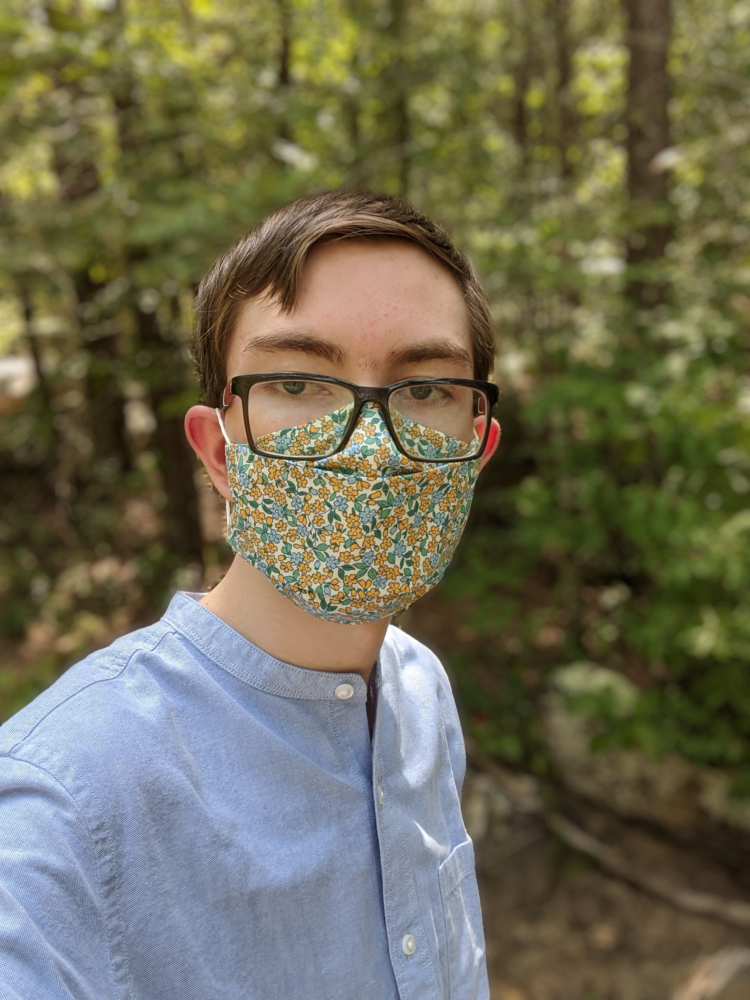
#> input picture A03/Assignment/input/image1.png, 750 x 1000 px
$ python program.py   (older library calls are emulated)
#> lines starting #> are read from the running program, lines starting #| are printed output that depends on the picture
#https://en.wikipedia.org/wiki/Kernel_(image_processing)

import numpy as np
import cv2

def show(img,wait=0,destroy=True):
    img=np.uint8(img)
    cv2.imshow("image",img)
    cv2.waitKey(wait)
    if destroy:
        cv2.destroyAllWindows()

def normalize(img):
    out=img*1.0
    out-=out.min()
    out/=out.max()
    out*=255.999
    return np.uint8(out)

# print(dir(cv2))
img=cv2.imread("input/image1.png")
#> img is the input picture: shape (1000, 750, 3); mean B, G, R 84.6, 107.3, 110.6

# 1A: Develop a 3x3, 7x7, 1x7, and 1x3 Box Blur
box3x3kernel=np.float64([[1/9,1/9,1/9],
                         [1/9,1/9,1/9],
                         [1/9,1/9,1/9]])
box7x7kernel=np.float64([[1/49,1/49,1/49,1/49,1/49,1/49,1/49],
                         [1/49,1/49,1/49,1/49,1/49,1/49,1/49],
                         [1/49,1/49,1/49,1/49,1/49,1/49,1/49],
                         [1/49,1/49,1/49,1/49,1/49,1/49,1/49],
                         [1/49,1/49,1/49,1/49,1/49,1/49,1/49],
                         [1/49,1/49,1/49,1/49,1/49,1/49,1/49],
                         [1/49,1/49,1/49,1/49,1/49,1/49,1/49]])
box1x7kernel=np.float64([[1/7,1/7,1/7,1/7,1/7,1/7,1/7]])
box1x3kernel=np.float64([[1/3,1/3,1/3]])

pic_1_2_1=normalize(cv2.filter2D(img,cv2.CV_64F,box3x3kernel))
pic_1_2_2=normalize(cv2.filter2D(img,cv2.CV_64F,box7x7kernel))
pic_1_2_3=normalize(cv2.filter2D(img,cv2.CV_64F,box1x7kernel))
pic_1_2_4=normalize(cv2.filter2D(img,cv2.CV_64F,box1x3kernel))

cv2.imwrite("output/pic_1_2_1.png",pic_1_2_1)
cv2.imwrite("output/pic_1_2_2.png",pic_1_2_2)
cv2.imwrite("output/pic_1_2_3.png",pic_1_2_3)
cv2.imwrite("output/pic_1_2_4.png",pic_1_2_4)

# 1B: Using the 7x7 kernel try out all the different edge effects (Wrap, Reflect, Constant, Replicate, Default/Reflect101).

pic_1_3_1=normalize(cv2.filter2D(img,cv2.CV_64F,box7x7kernel,borderType=cv2.BORDER_REFLECT))
pic_1_3_2=normalize(cv2.filter2D(img,cv2.CV_64F,box7x7kernel,borderType=cv2.BORDER_CONSTANT))
#> in normalize (call 6), `out=img*1.0`:
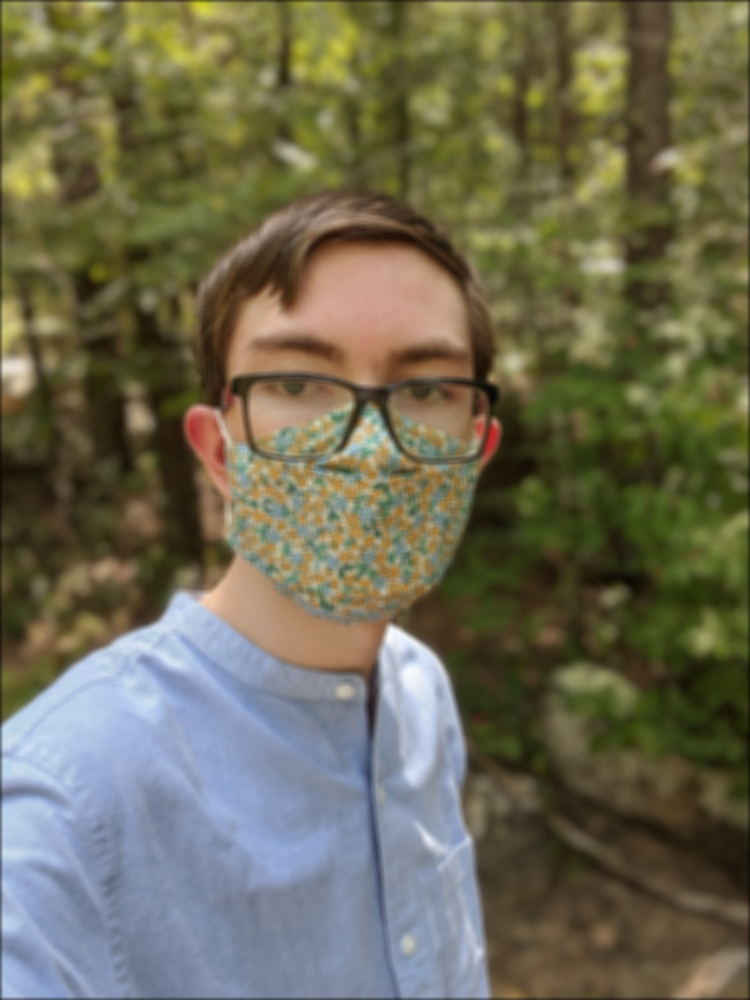
#> out: shape (1000, 750, 3) float64; mean of channels 0, 1, 2 84.3, 106.9, 110.2; drawn as B, G, R
pic_1_3_3=normalize(cv2.filter2D(img,cv2.CV_64F,box7x7kernel,borderType=cv2.BORDER_REPLICATE))
pic_1_3_4=normalize(cv2.filter2D(img,cv2.CV_64F,box7x7kernel,borderType=cv2.BORDER_REFLECT101))

cv2.imwrite("output/pic_1_3_1.png",pic_1_3_1)
cv2.imwrite("output/pic_1_3_2.png",pic_1_3_2)
cv2.imwrite("output/pic_1_3_3.png",pic_1_3_3)
cv2.imwrite("output/pic_1_3_4.png",pic_1_3_4)

# 1C: Apply the 1x7 followed by it transposed. Do a diff with the application of the full 7x7. Find max & min.
transpose=box1x7kernel.T@box1x7kernel
pic_1_4_1=normalize(cv2.filter2D(img,cv2.CV_64F,transpose))
diff=cv2.subtract(pic_1_2_3,pic_1_4_1)
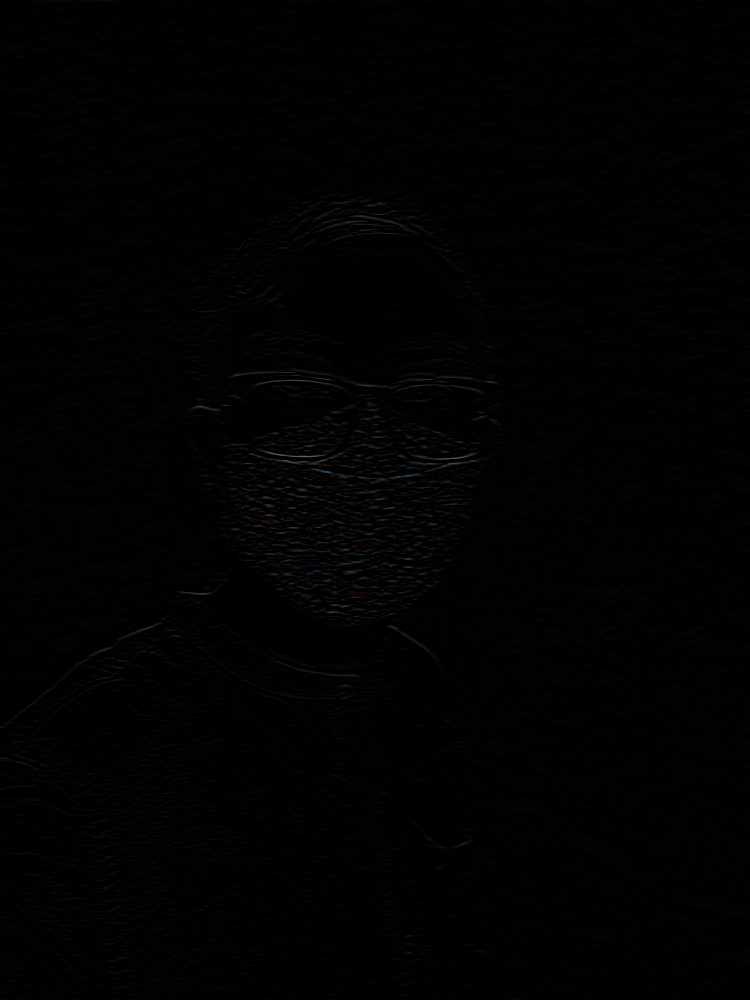
#> diff: shape (1000, 750, 3); mean B, G, R 1.6, 1.4, 1.4
cv2.imwrite("output/pic_1_4.png",diff)
print("Max:")
print(diff.max())
#| 100
print("Min:")
print(diff.min())
#| 0

# Gausian Blur
# 2A: Develop a 3x3, 7x7, 1x7, and 1x3 Gaussian Blur

#gauss3x3=cv2.getGaussianKernel(3,-1)

gauss3x3kernel=np.float64([[0.0625,0.125,0.0625],
                           [0.125,0.25,0.125],
                           [0.0625,0.125,0.0625]])
gauss7x7kernel=np.float64([[0.00097656,0.00341797,0.00683594,0.00878906,0.00683594,0.00341797,0.00097656],
                           [0.00341797,0.01196289,0.02392578,0.03076172,0.02392578,0.01196289,0.00341797],
                           [0.00683594,0.02392578,0.04785156,0.06152344,0.04785156,0.02392578,0.00683594],
                           [0.00878906,0.03076172,0.06152344,0.07910156,0.06152344,0.03076172,0.00878906],
                           [0.00683594,0.02392578,0.04785156,0.06152344,0.04785156,0.02392578,0.00683594],
                           [0.00341797,0.01196289,0.02392578,0.03076172,0.02392578,0.01196289,0.00341797],
                           [0.00097656,0.00341797,0.00683594,0.00878906,0.00683594,0.00341797,0.00097656]])
gauss1x7kernel=np.float64([[0.03125,0.109375,0.21875,0.28125,0.21875,0.109375,0.03125]])
gauss1x3kernel=np.float64([[0.25,0.5,0.25]])

pic_2_2_1=normalize(cv2.filter2D(img,cv2.CV_64F,gauss3x3kernel))
pic_2_2_2=normalize(cv2.filter2D(img,cv2.CV_64F,gauss7x7kernel))
pic_2_2_3=normalize(cv2.filter2D(img,cv2.CV_64F,gauss1x7kernel))
pic_2_2_4=normalize(cv2.filter2D(img,cv2.CV_64F,gauss1x3kernel))

cv2.imwrite("output/pic_2_2_1.png",pic_2_2_1)
cv2.imwrite("output/pic_2_2_2.png",pic_2_2_2)
cv2.imwrite("output/pic_2_2_3.png",pic_2_2_3)
cv2.imwrite("output/pic_2_2_4.png",pic_2_2_4)

# 2B: Using the 7x7 kernel try out all the different edge effects (Wrap, Reflect, Constant, Replicate, Default/Reflect101).
pic_2_3_1=normalize(cv2.filter2D(img,cv2.CV_64F,gauss7x7kernel,borderType=cv2.BORDER_REFLECT))
pic_2_3_2=normalize(cv2.filter2D(img,cv2.CV_64F,gauss7x7kernel,borderType=cv2.BORDER_CONSTANT))
pic_2_3_3=normalize(cv2.filter2D(img,cv2.CV_64F,gauss7x7kernel,borderType=cv2.BORDER_REPLICATE))
pic_2_3_4=normalize(cv2.filter2D(img,cv2.CV_64F,gauss7x7kernel,borderType=cv2.BORDER_REFLECT101))

cv2.imwrite("output/pic_2_3_1.png",pic_2_3_1)
cv2.imwrite("output/pic_2_3_2.png",pic_2_3_2)
cv2.imwrite("output/pic_2_3_3.png",pic_2_3_3)
cv2.imwrite("output/pic_2_3_4.png",pic_2_3_4)

# 2C: Apply the 1x7 followed by it transposed. Do a diff with the application of the full 7x7. Find max & min.
transpose=gauss1x7kernel.T@gauss1x7kernel
pic_2_4_1=normalize(cv2.filter2D(img,cv2.CV_64F,transpose))
diff=normalize(cv2.subtract(pic_2_2_3,pic_2_4_1))
cv2.imwrite("output/pic_2_4.png",diff)
print("Max:")
print(diff.max())
#| 255
print("Min:")
print(diff.min())
#| 0

# 3A: Make a 3x3, 5x5, 7x7, and a 9x9 sharpen kernel.

sharpen3x3kernel=np.float64([[0,-1,0],
                             [-1,5,-1],
                             [0,-1,0]])
# realsharpen3x3kernel=-1*np.ones((3,3),dtype=np.float64)
# realsharpen3x3kernel[[1],[1]]=9
# print(realsharpen3x3kernel)

#sharpen kernel: -1 all around the square of the length, i.e. -1 around a 25 in 5x5

sharpen5x5kernel=np.float64([[0,0,-1,0,0],
                             [0,-1,-2,-1,0],
                             [-1,-2,17,-2,-1],
                             [0,-1,-2,-1,0],
                             [0,0,-1,0,0]])
sharpen7x7kernel=np.float64([[0,0,-1,-2,-1,0,0],
                             [0,-1,-2,-3,-2,-1,0],
                             [-1,-2,-3,-4,-3,-2,-1],
                             [-2,-3,-4,76,-4,-3,-2],
                             [-1,-2,-3,-4,-3,-2,-1],
                             [0,-1,-2,-3,-2,-1,0],
                             [0,0,-1,-2,-1,0,0]])
sharpen9x9kernel=np.float64([[0,0,-1,-2,-3,-2,-1,0,0],
                             [0,-1,-2,-3,-4,-3,-2,-1,0],
                             [-1,-2,-3,-4,-5,-4,-3,-2,-1],
                             [-2,-3,-4,-5,162,-5,-4,-3,-2],
                             [-1,-2,-3,-4,-5,-4,-3,-2,-1],
                             [0,-1,-2,-3,-4,-3,-2,-1,0],
                             [0,0,-1,-2,-3,-2,-1,0,0]])

pic_3_2_1=normalize(cv2.filter2D(img,cv2.CV_64F,sharpen3x3kernel))
pic_3_2_2=normalize(cv2.filter2D(img,cv2.CV_64F,sharpen5x5kernel))
pic_3_2_3=normalize(cv2.filter2D(img,cv2.CV_64F,sharpen7x7kernel))
pic_3_2_4=normalize(cv2.filter2D(img,cv2.CV_64F,sharpen9x9kernel))

cv2.imwrite("output/pic_3_2_1.png",pic_3_2_1)
cv2.imwrite("output/pic_3_2_2.png",pic_3_2_2)
cv2.imwrite("output/pic_3_2_3.png",pic_3_2_3)
cv2.imwrite("output/pic_3_2_4.png",pic_3_2_4)

pic_3_2_2=normalize(cv2.filter2D(img,cv2.CV_64F,sharpen5x5kernel))
for x in range(0,10):
    pic_3_2_2 = normalize(cv2.filter2D(pic_3_2_2, cv2.CV_64F, sharpen5x5kernel))

cv2.imwrite("output/superSharpen.png",pic_3_2_2)

# Make an edge kernel and apply it.  Normalize the result. pic_4_1.png.

edgeKernel=np.float64([[-1,-1,-1],
                       [-1,8,-1],
                       [-1,-1,-1]])
pic_4_1=normalize(cv2.filter2D(img,cv2.CV_64F,edgeKernel))
cv2.imwrite("output/pic_4_1.png",pic_4_1)

# Make a diagonal edge kernel and apply it.  pic_4_2.png
dedgeKernel=np.float64([[1,0,-1],
                       [0,0,0],
                       [-1,0,1]])
pic_4_2=normalize(cv2.filter2D(img,cv2.CV_64F,dedgeKernel))
cv2.imwrite("output/pic_4_2.png",pic_4_2)


# Seward Blurs
k1=np.ones((1,25),dtype=np.float64)
k2=np.ones((25,25),dtype=np.float64)
k1/=k1.sum()
k2/=k2.sum()
out1=cv2.filter2D(img,-1,k2)
out2=cv2.filter2D(img,cv2.CV_64F,k1)
out2=cv2.filter2D(out2,cv2.CV_64F,k1.T)
out2=np.uint8(out2)
show(out1)
show(out2)
diff=out1*1.0-out2
print(diff.max(),diff.min())
#| 1.0 0.0
show(normalize(diff))

$ run again, with A03/Assignment/input/image2.jpg saved as A03/Assignment/input/image1.png
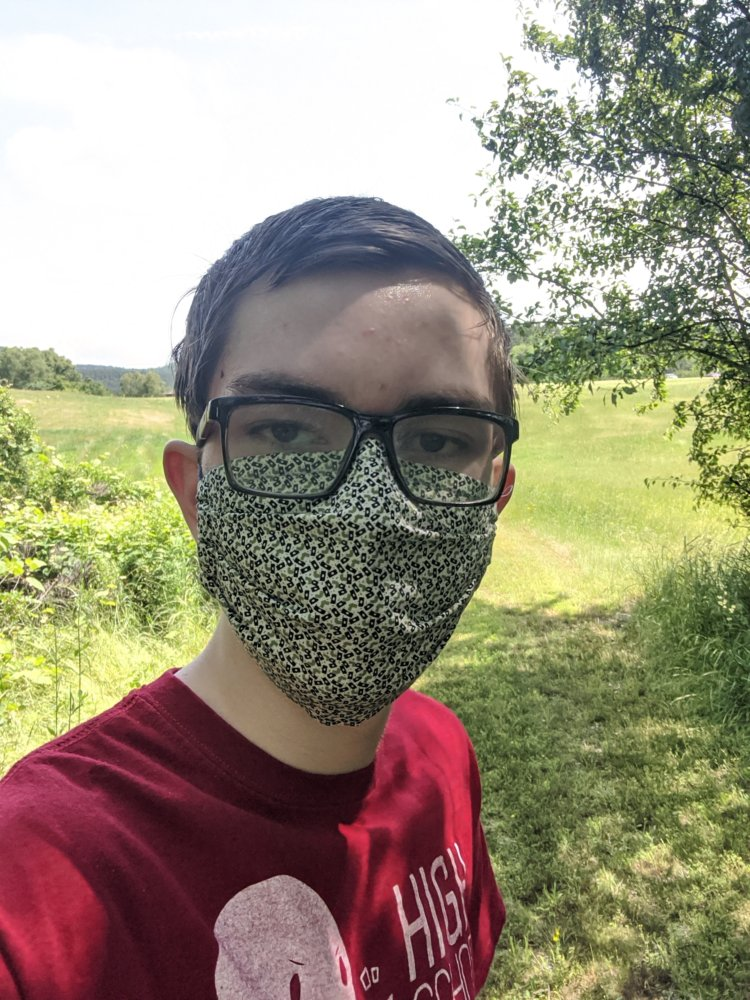
#> input picture A03/Assignment/input/image2.jpg, 750 x 1000 px
#> img is the input picture: shape (1000, 750, 3); mean B, G, R 123.7, 144.1, 153.2
#> in normalize (call 2), `out=img*1.0`:
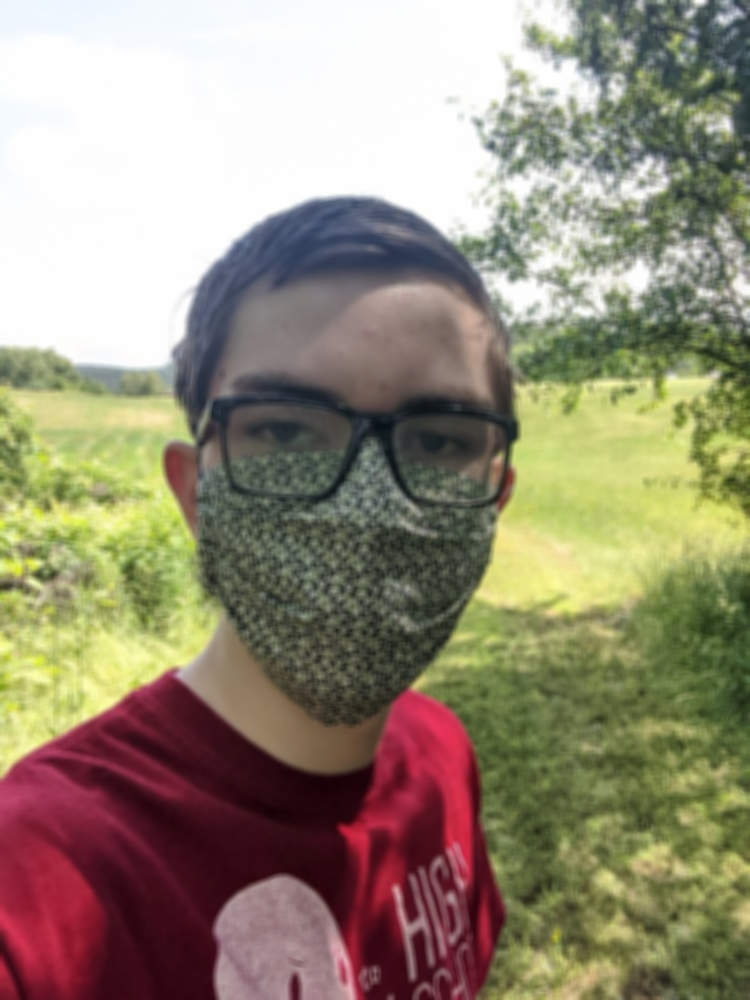
#> out: shape (1000, 750, 3) float64; mean of channels 0, 1, 2 123.7, 144.1, 153.2; drawn with min black and max white
#| 104
#| 0
#| 255
#| 0
#| 1.0 0.0
